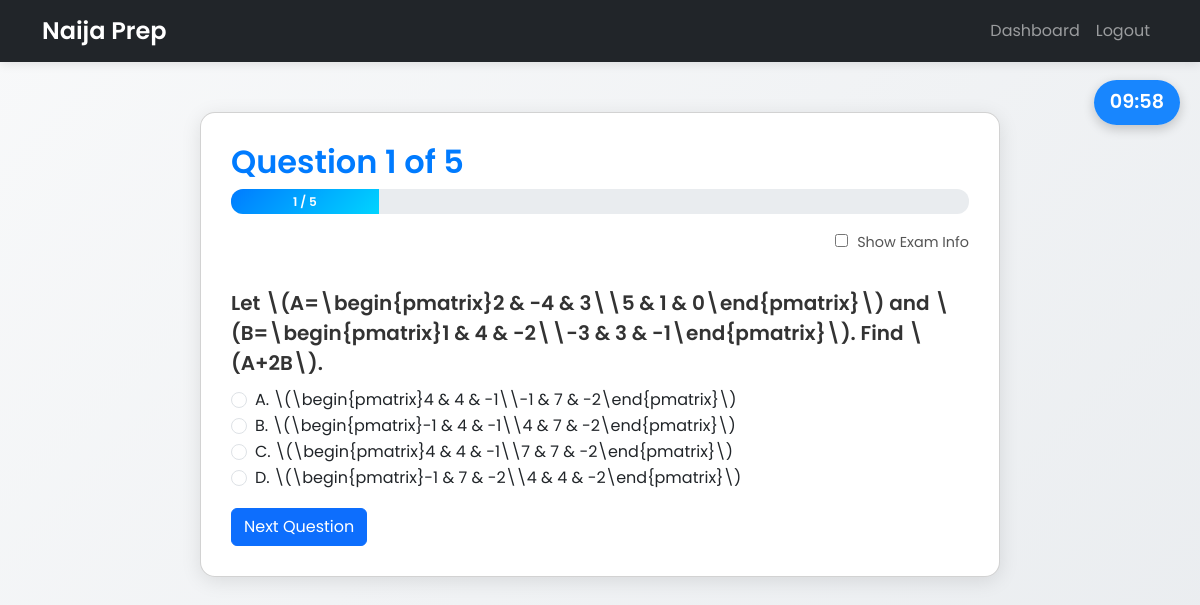
The page /quiz?topic=Matrices (signed in) on the database its author committed.
### app/models.py (models this page shows, shortened)
class Question(db.Model):
    id = db.Column(db.Integer, primary_key=True)
    subject = db.Column(db.String(255), nullable=True)       # NEW
    topic = db.Column(db.String(255), nullable=False)
    difficulty = db.Column(db.Integer, nullable=False)
    question_text = db.Column(db.Text, nullable=False)
    option_a = db.Column(db.Text, nullable=False)
    option_b = db.Column(db.Text, nullable=False)
    option_c = db.Column(db.Text, nullable=False)
    option_d = db.Column(db.Text, nullable=False)
    correct_option = db.Column(db.String(10), nullable=False)
    explanation = db.Column(db.Text, nullable=True)
    exam_year = db.Column(db.String(255), nullable=True)

### app/routes.py (the view, shortened to what this page needs)
    @app.route("/quiz", methods=["GET", "POST"])
    @login_required
    def quiz():
        TOTAL_TIME_ALLOWED = 600  # seconds overall
        subject = request.args.get("subject", type=str)
        topic = request.args.get("topic", type=str)
        n = request.args.get("n", default=5, type=int)
        difficulty_raw = request.args.get("difficulty", default="any")
        per_q_arg = request.args.get("per_q", type=int)  # may be None
        try:
            n = max(3, min(int(n), 50))
        except Exception:
            n = 5
        if isinstance(difficulty_raw, str) and difficulty_raw.lower() == "any":
            difficulty = None
        else:
            try:
                difficulty = int(difficulty_raw)
            except Exception:
                difficulty = None
        if per_q_arg is not None:
            per_q = max(15, min(int(per_q_arg), 180))
            session["per_q"] = per_q
        per_q = session.get("per_q")  # None if not set
        if "quiz_questions" not in session and not topic and not subject:
            flash("Choose a subject to begin your quiz.", "info")
            return redirect(url_for("subjects"))
        if "quiz_start_time" not in session:
            session["quiz_start_time"] = time.time()
        elapsed = time.time() - session["quiz_start_time"]
        remaining_overall = TOTAL_TIME_ALLOWED - elapsed
        if "quiz_questions" not in session:
            q = Question.query
            src_label = "all subjects"
            if topic:
                q = q.filter(Question.topic == topic)
                src_label = f"topic '{topic}'"
            elif subject:
                q = q.filter(Question.subject == subject)
                src_label = f"subject '{subject}'"
            if difficulty is not None:
                q = q.filter(Question.difficulty == difficulty)
            recent_ids = [
                qid for (qid,) in (
                    db.session.query(UserResponse.question_id)
                    .filter(UserResponse.user_id == current_user.id)
                    .order_by(UserResponse.id.desc())
                    .limit(50)
                    .all()
                )
            ]
            if recent_ids:
                q = q.filter(~Question.id.in_(recent_ids))
            pool = q.all()
            if len(pool) < n:
                flash(f"Not enough questions in {src_label} for your selection.", "warning")
                if subject:
                    return redirect(url_for("subject_topics", subject=subject))
                return redirect(url_for("subjects"))
            selected = random.sample(pool, n)
            session["quiz_questions"] = [q.id for q in selected]
            session["current_question"] = 0
            session["score"] = 0
            session.pop("q_start_time", None)
        idx = session["current_question"]
        question_id = session["quiz_questions"][idx]
        question = Question.query.get(question_id)
        form = QuizForm()
        now = time.time()
        if per_q:
            if "q_start_time" not in session:
                session["q_start_time"] = now
            perq_elapsed = now - session["q_start_time"]
            perq_remaining = max(0, int(per_q - perq_elapsed))
        else:
            perq_remaining = None
        return render_template(
            "quiz.html",
            question=question,
            form=form,
            current=idx + 1,
            total=len(session["quiz_questions"]),
            overall_time=int(remaining_overall),
            per_q_remaining=perq_remaining,  # None if disabled
            per_q_enabled=bool(per_q),
        )

### app/routes.py
class QuizForm(FlaskForm):
    answer = RadioField("Answer", choices=[("A", "A"), ("B", "B"), ("C", "C"), ("D", "D")], validators=[DataRequired()])
    submit = SubmitField("Next")

### app/models.py (called while the page is built)
@login_manager.user_loader
def load_user(user_id):
    return User.query.get(int(user_id))

### app/templates/quiz.html (shortened to what this page needs)
<!DOCTYPE html>
<html lang="en">
<head>
  <link href="https://cdn.jsdelivr.net/npm/bootstrap@5.3.3/dist/css/bootstrap.min.css" rel="stylesheet">
</head>
<body>
  <div id="overall-timer">10:00</div>
  <nav class="navbar navbar-expand-lg navbar-dark bg-dark">
    <div class="container">
      <a class="navbar-brand" href="{{ url_for('home') }}">Naija Prep</a>
      <div class="collapse navbar-collapse" id="navbarNav">
          <ul class="navbar-nav ms-auto">
              <li class="nav-item"><a class="nav-link" href="{{ url_for('dashboard') }}">Dashboard</a></li>
              <li class="nav-item"><a class="nav-link" href="{{ url_for('logout') }}">Logout</a></li>
          </ul>
      </div>
    </div>
  </nav>
  <div class="container">
    <div class="card quiz-card">
      <div class="d-flex justify-content-between align-items-center mb-2">
        <h2 class="mb-0">Question {{ current }} of {{ total }}</h2>
      </div>
      <div class="progress mb-3">
        <div class="progress-bar" role="progressbar" style="width: {{ (current / total * 100) }}%;"
             aria-valuenow="{{ (current / total * 100) }}" aria-valuemin="0" aria-valuemax="100">
          {{ current }} / {{ total }}
        </div>
      </div>
      <div class="toggle-container">
        <label>
          <input type="checkbox" id="toggle-exam-info" style="margin-right: 5px;">
          Show Exam Info
        </label>
      </div>
      <form id="quiz-form" method="POST" class="mt-4">
        <p class="question-text">{{ question.question_text | safe }}</p>
        <div class="form-check">
          <input type="radio" name="answer" value="A" class="form-check-input" id="option_a" required>
          <label class="form-check-label" for="option_a">A. {{ question.option_a | safe }}</label>
        </div>
        <div class="form-check">
          <input type="radio" name="answer" value="B" class="form-check-input" id="option_b" required>
          <label class="form-check-label" for="option_b">B. {{ question.option_b | safe }}</label>
        </div>
        <div class="form-check">
          <input type="radio" name="answer" value="C" class="form-check-input" id="option_c" required>
          <label class="form-check-label" for="option_c">C. {{ question.option_c | safe }}</label>
        </div>
        <div class="form-check">
          <input type="radio" name="answer" value="D" class="form-check-input" id="option_d" required>
          <label class="form-check-label" for="option_d">D. {{ question.option_d | safe }}</label>
        </div>
        <button type="submit" class="btn btn-primary mt-3">Next Question</button>
      </form>
    </div>
  </div>
</body>
</html>

### app/templates/quiz.html (style rules this page uses)
body { background: linear-gradient(135deg, #f8f9fa 0%, #e9ecef 100%); font-family: 'Poppins', sans-serif; color: #333; min-height: 100vh; }
.navbar { box-shadow: 0 2px 10px rgba(0, 0, 0, 0.1); }
.navbar-brand { font-weight: 600; font-size: 1.5rem; }
.quiz-card { max-width: 800px; margin: 50px auto; border-radius: 15px; box-shadow: 0 4px 20px rgba(0, 0, 0, 0.1); padding: 30px; background: #fff; }
h2 { font-weight: 600; color: #007bff; animation: fadeInDown 0.8s ease-in-out; }
.progress { height: 25px; border-radius: 12px; background-color: #e9ecef; overflow: hidden; transition: width 0.5s ease-in-out; }
.progress-bar { background: linear-gradient(135deg, #007bff, #00d4ff); font-weight: 600; }
.question-text { font-size: 1.25rem; font-weight: 600; color: #333; margin-bottom: 10px; line-height: 1.5; }
.toggle-container { text-align: right; margin-bottom: 10px; }
.toggle-container label { cursor: pointer; font-size: 0.9rem; color: #555; }
#overall-timer { position: fixed; top: 80px; right: 20px; background: rgba(0, 123, 255, 0.9); color: #fff; padding: 8px 16px; border-radius: 30px; font-size: 1.2rem; font-weight: 600; z-index: 1000; box-shadow: 0 4px 12px rgba(0, 0, 0, 0.2); }

### rows shown on the page
Question: question_text "Let \\(A=\\begin{pmatrix}2 & -4 & 3\\\\5 & 1 & 0\\end{pmatrix}\\) and \\(B=\\begin{pmatrix}1 & 4 & -2\\\\-3 & 3 & -1\\end{pmatrix}\\). Find \\(A+2B\\).", option_a "\\(\\begin{pmatrix}4 & 4 & -1\\\\-1 & 7 & -2\\end{pmatrix}\\)", option_b "\\(\\begin{pmatrix}-1 & 4 & -1\\\\4 & 7 & -2\\end{pmatrix}\\)", option_c "\\(\\begin{pmatrix}4 & 4 & -1\\\\7 & 7 & -2\\end{pmatrix}\\)", option_d "\\(\\begin{pmatrix}-1 & 7 & -2\\\\4 & 4 & -2\\end{pmatrix}\\)"

### other values the page prints
{{ current }} "1"
{{ total }} "5"
